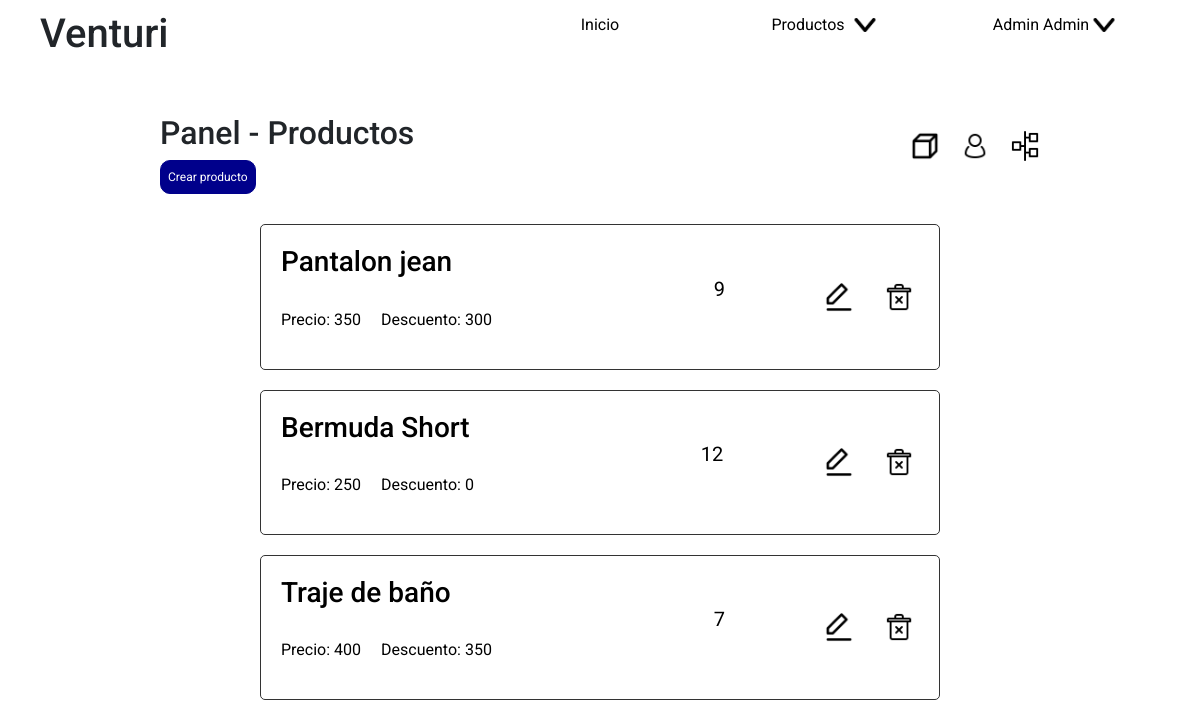
Page /index.php?section=panel (signed in) on the committed database.
### tables this page shows
CREATE TABLE IF NOT EXISTS products (
    id int UNSIGNED NOT NULL AUTO_INCREMENT,
    title varchar(100) NOT NULL,
    description text(1000),
    price int NOT NULL DEFAULT 0,
    discount int DEFAULT NULL,
    stock int NOT NULL DEFAULT 0,
    created_at TIMESTAMP NOT NULL DEFAULT CURRENT_TIMESTAMP,
    updated_at TIMESTAMP NOT NULL DEFAULT CURRENT_TIMESTAMP,
    PRIMARY KEY (id)
);

### back/config/functions/sql.php (called while the page is built, shortened)
<?php
function select($query){
global $cnx;
$matchs = [];
$rta = mysqli_query($cnx, $query);
if(mysqli_num_rows($rta) > 0){
    while($match = mysqli_fetch_assoc($rta)):
        $matchs[] = $match;
    endwhile;
}
return $matchs;
}

### site/views/panel/products.php (the view, shortened to what this page needs)
<?php
    $products = [];
    $querySelectProducts = <<<SELECTPRODUCTS
    SELECT * FROM products;
    SELECTPRODUCTS;
    $rtaSelectProducts = select($querySelectProducts);
    if(count($rtaSelectProducts) > 0){
        $products = $rtaSelectProducts;
    }
?>
<section id="products">
    <ul>
        <?php for ($i=0; $i < count($products); $i++): ?>
            <li>
                <a href="index.php?section=product&id=<?= $products[$i]['id'] ?>">
                    <div>
                        <h3><?= $products[$i]['title'] ?></h3>
                        <div>
                            <p>Precio: <?= $products[$i]['price'] ?></p>
                            <?php if(isset($products[$i]['discount'])): ?>
                                <p>Descuento: <?= $products[$i]['discount'] ?></p>
                            <?php endif; ?>
                        </div>
                    </div>
                    <div>
                        <p><?= $products[$i]['stock'] ?></p>
                    </div>
                </a>
                <div>
                    <div>
                        <a href="index.php?section=panel&category=productEdit&id=<?= $products[$i]['id'] ?>">Editar producto</a>
                    </div>
                    <form action="./back/controller/product/delete.php" method="POST">
                        <input type="submit" value="Borrar producto">
                    </form>
                </div>
            </li>
        <?php endfor; ?>
    </ul>
</section>

### site/css/index.css (style rules this page uses)
* { margin: 0; padding: 0; font-family: 'Roboto', sans-serif; box-sizing: border-box; }
body { max-width: 1920px; margin-left: auto; margin-right: auto; }

### site/css/views/panel/products.css (style rules this page uses)
#products { padding: 10px; }
#products >ul { list-style: none; display: grid; grid-template-columns: 1fr; grid-gap: 20px; padding-top: 20px; }
#products >ul >li { display: grid; grid-template-columns: 1fr 100px; border: 1px solid #333333; border-radius: 5px; padding-right: 20px; }
#products >ul >li >a { display: grid; grid-template-columns: auto auto; width: 100%; text-decoration: none; color: black; padding: 20px; }
#products >ul >li >a >div:first-of-type { display: grid; grid-template-columns: 1fr; grid-template-rows: 1fr 1fr; grid-gap: 20px; }
#products >ul >li >a >div:first-of-type p { display: flex; align-self: center; justify-self: flex-start; }
#products >ul >li >a >div:first-of-type >div { display: grid; grid-template-columns: auto 1fr; grid-template-rows: 1fr; grid-gap: 20px; }
#products >ul >li >a >div:last-of-type { display: grid; grid-template-columns: 1fr; grid-template-rows: 1fr; }
#products >ul >li >a >div:last-of-type p { display: flex; align-self: center; justify-self: center; font-size: 20px; }
#products >ul >li >div { display: grid; grid-template-columns: 40px 40px; grid-gap: 20px; }
#products >ul >li >div >div { display: flex; width: 30px; height: 30px; background-color: white; justify-self: center; align-self: center; }
#products >ul >li >div >div >a { display: block; width: 30px; height: 30px; background-color: white; background-image: url('../../../images/edit-icon.png'); background-position: center; background-repeat: no-repeat; background-size: contain; font-size: 0; outline: none; }
#products >ul >li >div >form { display: flex; width: 30px; height: 30px; background-color: white; justify-self: center; align-self: center; }
#products >ul >li >div >form input[type=submit] { display: block; width: 30px; height: 30px; background-color: white; border:none; background-image: url('../../../images/remove-icon.png'); background-position: center; background-repeat: no-repeat; background-size: contain; font-size: 0; outline: none; }
@media (min-width:600px) { #products { max-width: 700px; margin-left: auto; margin-right: auto; } }

### rows in the picture
products: title "Pantalon jean", price "350", discount "300", stock "9"
products: title "Bermuda Short", price "250", discount "0", stock "12"
products: title "Traje de baño", price "400", discount "350", stock "7"

### other values in the picture
Site_Name "Venturi"
$_SESSION['user']['name'] "Admin"
$_SESSION['user']['surname'] "Admin"
$titleCategory[$category] "Productos"
